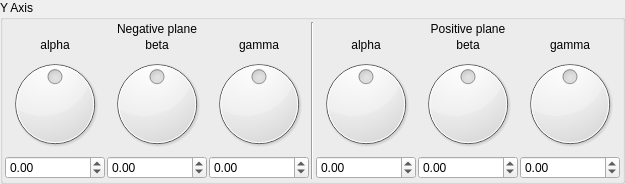
       <widget class="QGroupBox" name="groupBox_6">
        <property name="title">
         <string>Y Axis</string>
        </property>
        <layout class="QVBoxLayout" name="verticalLayout_6">
         <property name="spacing">
          <number>2</number>
         </property>
         <property name="leftMargin">
          <number>2</number>
         </property>
         <property name="topMargin">
          <number>2</number>
         </property>
         <property name="rightMargin">
          <number>2</number>
         </property>
         <property name="bottomMargin">
          <number>2</number>
         </property>
         <item>
          <layout class="QGridLayout" name="gridLayout_6">
           <property name="spacing">
            <number>2</number>
           </property>
           <item row="3" column="0">
            <widget class="MyDoubleSpinBox" name="spinboxd3_mandelbox_rotation_neg_2_x">
             <property name="sizePolicy">
              <sizepolicy hsizetype="Minimum" vsizetype="Maximum">
               <horstretch>0</horstretch>
               <verstretch>0</verstretch>
              </sizepolicy>
             </property>
             <property name="prefix">
              <string/>
             </property>
             <property name="suffix">
              <string/>
             </property>
             <property name="decimals">
              <number>2</number>
             </property>
             <property name="minimum">
              <double>-180.000000000000000</double>
             </property>
             <property name="maximum">
              <double>180.000000000000000</double>
             </property>
             <property name="singleStep">
              <double>1.000000000000000</double>
             </property>
            </widget>
           </item>
           <item row="1" column="0">
            <widget class="QLabel" name="label_33">
             <property name="text">
              <string>alpha</string>
             </property>
             <property name="alignment">
              <set>Qt::AlignCenter</set>
             </property>
            </widget>
           </item>
           <item row="2" column="2">
            <widget class="QDial" name="dial3_mandelbox_rotation_neg_2_z">
             <property name="minimum">
              <number>-18000</number>
             </property>
             <property name="maximum">
              <number>18000</number>
             </property>
             <property name="wrapping">
              <bool>true</bool>
             </property>
            </widget>
           </item>
           <item row="2" column="6">
            <widget class="QDial" name="dial3_mandelbox_rotation_pos_2_z">
             <property name="minimum">
              <number>-18000</number>
             </property>
             <property name="maximum">
              <number>18000</number>
             </property>
             <property name="wrapping">
              <bool>true</bool>
             </property>
            </widget>
           </item>
           <item row="1" column="6">
            <widget class="QLabel" name="label_34">
             <property name="text">
              <string>gamma</string>
             </property>
             <property name="alignment">
              <set>Qt::AlignCenter</set>
             </property>
            </widget>
           </item>
           <item row="0" column="4" colspan="3">
            <widget class="QLabel" name="label_35">
             <property name="text">
              <string>Positive plane</string>
             </property>
             <property name="alignment">
              <set>Qt::AlignCenter</set>
             </property>
            </widget>
           </item>
           <item row="0" column="0" colspan="3">
            <widget class="QLabel" name="label_36">
             <property name="text">
              <string>Negative plane</string>
             </property>
             <property name="alignment">
              <set>Qt::AlignCenter</set>
             </property>
            </widget>
           </item>
           <item row="1" column="2">
            <widget class="QLabel" name="label_30">
             <property name="text">
              <string>gamma</string>
             </property>
             <property name="alignment">
              <set>Qt::AlignCenter</set>
             </property>
            </widget>
           </item>
           <item row="2" column="0">
            <widget class="QDial" name="dial3_mandelbox_rotation_neg_2_x">
             <property name="minimum">
              <number>-18000</number>
             </property>
             <property name="maximum">
              <number>18000</number>
             </property>
             <property name="invertedAppearance">
              <bool>false</bool>
             </property>
             <property name="wrapping">
              <bool>true</bool>
             </property>
             <property name="notchesVisible">
              <bool>false</bool>
             </property>
            </widget>
           </item>
           <item row="2" column="1">
            <widget class="QDial" name="dial3_mandelbox_rotation_neg_2_y">
             <property name="minimum">
              <number>-18000</number>
             </property>
             <property name="maximum">
              <number>18000</number>
             </property>
             <property name="wrapping">
              <bool>true</bool>
             </property>
            </widget>
           </item>
           <item row="1" column="1">
            <widget class="QLabel" name="label_37">
             <property name="text">
              <string>beta</string>
             </property>
             <property name="alignment">
              <set>Qt::AlignCenter</set>
             </property>
            </widget>
           </item>
           <item row="2" column="4">
            <widget class="QDial" name="dial3_mandelbox_rotation_pos_2_x">
             <property name="minimum">
              <number>-18000</number>
             </property>
             <property name="maximum">
              <number>18000</number>
             </property>
             <property name="wrapping">
              <bool>true</bool>
             </property>
            </widget>
           </item>
           <item row="2" column="5">
            <widget class="QDial" name="dial3_mandelbox_rotation_pos_2_y">
             <property name="minimum">
              <number>-18000</number>
             </property>
             <property name="maximum">
              <number>18000</number>
             </property>
             <property name="wrapping">
              <bool>true</bool>
             </property>
            </widget>
           </item>
           <item row="3" column="5">
            <widget class="MyDoubleSpinBox" name="spinboxd3_mandelbox_rotation_pos_2_y">
             <property name="sizePolicy">
              <sizepolicy hsizetype="Minimum" vsizetype="Maximum">
               <horstretch>0</horstretch>
               <verstretch>0</verstretch>
              </sizepolicy>
             </property>
             <property name="prefix">
              <string/>
             </property>
             <property name="suffix">
              <string/>
             </property>
             <property name="decimals">
              <number>2</number>
             </property>
             <property name="minimum">
              <double>-180.000000000000000</double>
             </property>
             <property name="maximum">
              <double>180.000000000000000</double>
             </property>
             <property name="singleStep">
              <double>1.000000000000000</double>
             </property>
            </widget>
           </item>
           <item row="3" column="6">
            <widget class="MyDoubleSpinBox" name="spinboxd3_mandelbox_rotation_pos_2_z">
             <property name="sizePolicy">
              <sizepolicy hsizetype="Minimum" vsizetype="Maximum">
               <horstretch>0</horstretch>
               <verstretch>0</verstretch>
              </sizepolicy>
             </property>
             <property name="prefix">
              <string/>
             </property>
             <property name="suffix">
              <string/>
             </property>
             <property name="decimals">
              <number>2</number>
             </property>
             <property name="minimum">
              <double>-180.000000000000000</double>
             </property>
             <property name="maximum">
              <double>180.000000000000000</double>
             </property>
             <property name="singleStep">
              <double>1.000000000000000</double>
             </property>
            </widget>
           </item>
           <item row="3" column="4">
            <widget class="MyDoubleSpinBox" name="spinboxd3_mandelbox_rotation_pos_2_x">
             <property name="sizePolicy">
              <sizepolicy hsizetype="Minimum" vsizetype="Maximum">
               <horstretch>0</horstretch>
               <verstretch>0</verstretch>
              </sizepolicy>
             </property>
             <property name="prefix">
              <string/>
             </property>
             <property name="suffix">
              <string/>
             </property>
             <property name="decimals">
              <number>2</number>
             </property>
             <property name="minimum">
              <double>-180.000000000000000</double>
             </property>
             <property name="maximum">
              <double>180.000000000000000</double>
             </property>
             <property name="singleStep">
              <double>1.000000000000000</double>
             </property>
            </widget>
           </item>
           <item row="3" column="1">
            <widget class="MyDoubleSpinBox" name="spinboxd3_mandelbox_rotation_neg_2_y">
             <property name="sizePolicy">
              <sizepolicy hsizetype="Minimum" vsizetype="Maximum">
               <horstretch>0</horstretch>
               <verstretch>0</verstretch>
              </sizepolicy>
             </property>
             <property name="prefix">
              <string/>
             </property>
             <property name="suffix">
              <string/>
             </property>
             <property name="decimals">
              <number>2</number>
             </property>
             <property name="minimum">
              <double>-180.000000000000000</double>
             </property>
             <property name="maximum">
              <double>180.000000000000000</double>
             </property>
             <property name="singleStep">
              <double>1.000000000000000</double>
             </property>
            </widget>
           </item>
           <item row="3" column="2">
            <widget class="MyDoubleSpinBox" name="spinboxd3_mandelbox_rotation_neg_2_z">
             <property name="sizePolicy">
              <sizepolicy hsizetype="Minimum" vsizetype="Maximum">
               <horstretch>0</horstretch>
               <verstretch>0</verstretch>
              </sizepolicy>
             </property>
             <property name="prefix">
              <string/>
             </property>
             <property name="suffix">
              <string/>
             </property>
             <property name="decimals">
              <number>2</number>
             </property>
             <property name="minimum">
              <double>-180.000000000000000</double>
             </property>
             <property name="maximum">
              <double>180.000000000000000</double>
             </property>
             <property name="singleStep">
              <double>1.000000000000000</double>
             </property>
            </widget>
           </item>
           <item row="1" column="4">
            <widget class="QLabel" name="label_31">
             <property name="text">
              <string>alpha</string>
             </property>
             <property name="alignment">
              <set>Qt::AlignCenter</set>
             </property>
            </widget>
           </item>
           <item row="1" column="5">
            <widget class="QLabel" name="label_32">
             <property name="text">
              <string>beta</string>
             </property>
             <property name="alignment">
              <set>Qt::AlignCenter</set>
             </property>
            </widget>
           </item>
           <item row="0" column="3" rowspan="4">
            <widget class="Line" name="line_2">
             <property name="orientation">
              <enum>Qt::Vertical</enum>
             </property>
            </widget>
           </item>
          </layout>
         </item>
        </layout>
       </widget>
